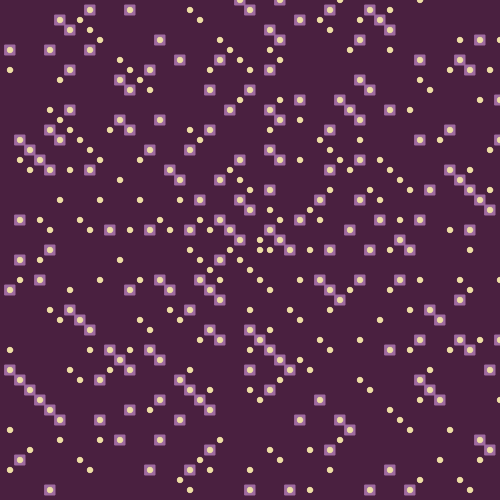
Frame 1 (no input)
Frame 60 (no input): identical to frame 1, image omitted
Frame 120 (the mouse pressed at the canvas centre since frame 60): identical to frame 1, image omitted

The p5.js sketch that drew this single still picture (run headless with seeded random() and noise() and a simulated clock; from frame 60 on, the mouse is pressed at the canvas centre):

// p5.js sketch
// ── sketch.js
// Coding Challeng Ulam Spiral by Daniel Shiffman
// added squares when primes can be expressed as the sum of two squares

let x, y;
let step = 1;
let stepSize = 10;
let numSteps = 1;
let state = 0;
let turnCounter = 1;
let totalSteps;

function isPrime(value) {
    if (value == 1) return false;
    for (let i = 2; i <= sqrt(value); i++) {
        if (value % i == 0) {
            return false;

        }
    }
    return true;
}

function setup() {
    createCanvas(500, 500);
    const cols = width / stepSize;
    const rows = height / stepSize;
    totalSteps = cols * rows;

    x = width / 2;
    y = height / 2;
    background(74, 32, 64);
}

function draw() {
    rectMode(CENTER);

  while (step < totalSteps) {
        if (isPrime(step)) {
            fill(237, 222, 164);
            stroke(237, 222, 164);
            circle(x, y, stepSize * 0.55);
        }
  // also draw a square if the prime number can be expressed as the sum of        // two squares
        if (isPrime(step) && (step - 1) % 4 == 0) {
            //console.log(step);
            fill(159, 107, 160);
            stroke(159, 107, 160);
            square(x, y, stepSize);
            fill(237, 222, 164);
            stroke(237, 222, 164);
            circle(x, y, stepSize * 0.55);
        }

        switch (state) {
            case 0:
                x += stepSize;
                break;
            case 1:
                y -= stepSize;
                break;
            case 2:
                x -= stepSize;
                break;
            case 3:
                y += stepSize;
                break;
        }


        if (step % numSteps == 0) {
            state = (state + 1) % 4;
            turnCounter++;
            if (turnCounter % 2 == 0) {
                numSteps++;
            }
        }
        step++;
    }
}
